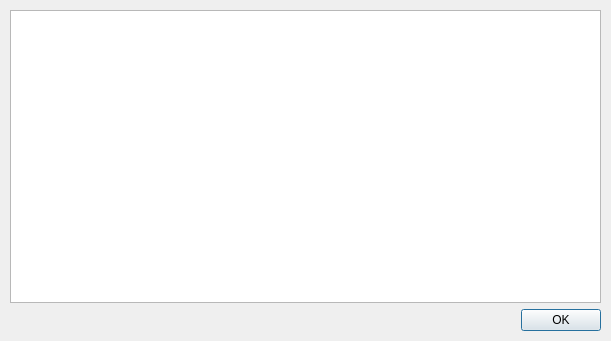
<?xml version="1.0" encoding="UTF-8"?>
<ui version="4.0">
 <author>Adrian Polyakov</author>
 <class>helpDialog</class>
 <widget class="QDialog" name="helpDialog">
  <property name="geometry">
   <rect>
    <x>0</x>
    <y>0</y>
    <width>611</width>
    <height>341</height>
   </rect>
  </property>
  <property name="sizePolicy">
   <sizepolicy hsizetype="Fixed" vsizetype="Fixed">
    <horstretch>0</horstretch>
    <verstretch>0</verstretch>
   </sizepolicy>
  </property>
  <property name="minimumSize">
   <size>
    <width>611</width>
    <height>341</height>
   </size>
  </property>
  <property name="maximumSize">
   <size>
    <width>611</width>
    <height>341</height>
   </size>
  </property>
  <property name="windowTitle">
   <string>Помощь</string>
  </property>
  <property name="modal">
   <bool>true</bool>
  </property>
  <widget class="QWidget" name="layoutWidget">
   <property name="geometry">
    <rect>
     <x>10</x>
     <y>10</y>
     <width>591</width>
     <height>321</height>
    </rect>
   </property>
   <layout class="QVBoxLayout" name="verticalLayout">
    <item>
     <widget class="QTextBrowser" name="textBrowser">
      <property name="verticalScrollBarPolicy">
       <enum>Qt::ScrollBarAlwaysOff</enum>
      </property>
      <property name="horizontalScrollBarPolicy">
       <enum>Qt::ScrollBarAlwaysOff</enum>
      </property>
      <property name="source">
       <url>
        <string>qrc:/html/help.html</string>
       </url>
      </property>
      <property name="openExternalLinks">
       <bool>true</bool>
      </property>
     </widget>
    </item>
    <item>
     <widget class="QDialogButtonBox" name="buttonBox">
      <property name="orientation">
       <enum>Qt::Horizontal</enum>
      </property>
      <property name="standardButtons">
       <set>QDialogButtonBox::Ok</set>
      </property>
     </widget>
    </item>
   </layout>
  </widget>
 </widget>
 <resources>
  <include location="../resources/resources.qrc"/>
 </resources>
 <connections>
  <connection>
   <sender>buttonBox</sender>
   <signal>accepted()</signal>
   <receiver>helpDialog</receiver>
   <slot>accept()</slot>
   <hints>
    <hint type="sourcelabel">
     <x>249</x>
     <y>329</y>
    </hint>
    <hint type="destinationlabel">
     <x>157</x>
     <y>274</y>
    </hint>
   </hints>
  </connection>
 </connections>
</ui>
